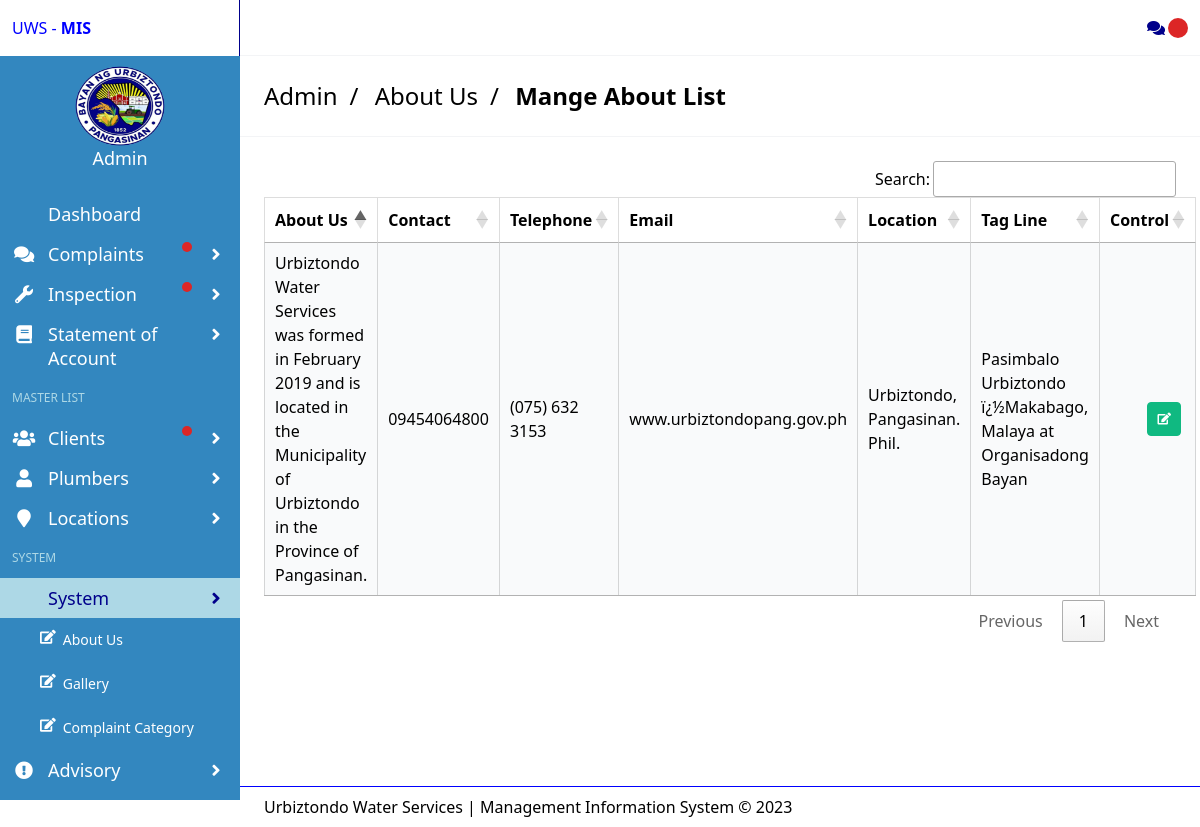
Page /admin/system.php (signed in) on the committed database.
### tables this page shows
CREATE TABLE `system` (
  `system_ID` int(11) NOT NULL,
  `about` longtext NOT NULL,
  `contact` varchar(50) NOT NULL,
  `telophone` varchar(50) NOT NULL,
  `email` varchar(50) NOT NULL,
  `location` varchar(50) NOT NULL,
  `line` varchar(100) NOT NULL,
  `picture1` varchar(100) NOT NULL,
  `picture2` varchar(100) NOT NULL,
  `picture3` varchar(100) NOT NULL
);

### admin/system.php (the view, shortened to what this page needs)
<?php include 'includes/session.php';?>
<?php include 'includes/header.php' ?>
<?php include 'includes/topbar.php' ?>
<?php $page = "system"; include 'includes/leftbar.php' ?>
<section class="is-title-bar">
  <div class="flex flex-col md:flex-row items-center justify-between space-y-6 md:space-y-0">
    <ul>
    <li style='color:black'>Admin</li>
        <li style='color:black'>About Us</li>
        <li style='color:black'> Mange About List</li>
    </ul>
  </div>
  </section>
  <section class="section main-section">
    <form method="POST">
     <div class="  bg-gray-50" >
	<table id="dataTable"  class="cell-border" >
			<thead>
			  <tr>
                <th>About Us</th>
                <th>Contact</th>
                <th>Telephone</th>
                <th>Email</th>
                <th>Location</th>
                <th>Tag Line</th>
                <th>Control</th>
			  </tr>
			  </thead>
			  <tbody>
			  <?php
				$qry="SELECT * FROM system";
				$query = $connect->query($qry);
				while($row = $query->fetch_assoc()){
					?>
						<tr>
						<td data-label="About Us"><?php echo $row['about']; ?></td>
						<td data-label="House_No"><?php echo $row['contact']?></td>
						<td data-label="Location"><?php echo $row['telophone']?></td>
						<td data-label="Email"><?php echo $row['email']?></td>
						<td data-label="Contact No."><?php echo $row['location']?></td>
						<td data-label="Contact No."><?php echo $row['line']?></td>
						<td class="actions-cell">
						<div class='buttons right nowrap'>
							<a type='button' href="edit-system.php?id=<?php echo $row['system_ID'];?>"  class='button small green --jb-modal'  data-target='sample-modal-3' type='button'>
							  <span class='icon'><i class='fa fa-edit'></i></span>
							</a>
						  </div>
						</td>
						</tr>
						<?php }?>
			  </tbody>
		</table>
            </form>
  </section>
  <br>
<br>
<br>
<br>
<br>
<?php include 'includes/footer.php' ?>

### css1/main.css (style rules this page uses)
html { -moz-tab-size: 4; -o-tab-size: 4; tab-size: 4; }
html { line-height: 1.15; -webkit-text-size-adjust: 100%; }
table { text-indent: 0; border-color: inherit; }
[type="button"], [type="reset"], [type="submit"], button { -webkit-appearance: button; }
blockquote, dd, dl, figure, h1, h2, h3, h4, h5, h6, hr, p, pre { margin: 0; }
ol, ul { list-style: none; margin: 0; padding: 0; }
html { font-family: ui-sans-serif, system-ui, -apple-system, BlinkMacSystemFont, "Segoe UI", Roboto, "Helvetica Neue", Arial, "Noto Sans", sans-serif, "Apple Color Emoji", "Segoe UI Emoji", "Segoe UI Symbol", "Noto Color Emoji"; line-height: 1.5; }
table { border-collapse: collapse; }
a { color: inherit; text-decoration: inherit; }
.flex { display: flex; }
.flex-col { flex-direction: column; }
.items-center { align-items: center; }
.justify-between { justify-content: space-between; }
* { --tw-shadow: 0 0 #0000; }
* { --tw-ring-inset: var(--tw-empty); --tw-ring-offset-width: 0px; --tw-ring-offset-color: #fff; --tw-ring-color: rgba(59, 130, 246, 0.5); --tw-ring-offset-shadow: 0 0 #0000; --tw-ring-shadow: 0 0 #0000; }
.main-section { padding: 1.5rem; }
.is-title-bar { --tw-border-opacity: 1; border-color: rgba(243, 244, 246, var(--tw-border-opacity)); border-bottom-width: 1px; padding: 1.5rem; }
.is-title-bar li { display: inline-block; font-size: 1.5rem; line-height: 2rem; padding-right: 0.75rem; --tw-text-opacity: 1; color: rgba(107, 114, 128, var(--tw-text-opacity)); }
.is-title-bar li:not(:last-child):after { content: "/"; display: inline-block; padding-left: 0.75rem; }
.is-title-bar li:last-child { font-weight: 900; padding-right: 0; --tw-text-opacity: 1; color: rgba(0, 0, 0, var(--tw-text-opacity)); }
.button { --tw-bg-opacity: 1; background-color: rgba(255, 255, 255, var(--tw-bg-opacity)); --tw-border-opacity: 1; border-color: rgba(249, 250, 251, var(--tw-border-opacity)); }
.button { border-radius: 0.25rem; border-width: 1px; cursor: pointer; display: inline-flex; justify-content: center; }
.button { padding-top: 0.5rem; padding-bottom: 0.5rem; padding-left: 1rem; padding-right: 1rem; text-align: center; --tw-text-opacity: 1; color: rgba(0, 0, 0, var(--tw-text-opacity)); white-space: nowrap; }
.button.small { font-size: 0.75rem; line-height: 1rem; padding: 0.25rem; }
.button.green { --tw-bg-opacity: 1; background-color: rgba(16, 185, 129, var(--tw-bg-opacity)); }
.button.green { --tw-border-opacity: 1; border-color: rgba(16, 185, 129, var(--tw-border-opacity)); --tw-text-opacity: 1; color: rgba(255, 255, 255, var(--tw-text-opacity)); }
.buttons { display: flex; flex-wrap: wrap; align-items: center; justify-content: flex-start; }
.buttons.nowrap { flex-wrap: nowrap; }
.buttons.right { justify-content: flex-end; }
.buttons .button { margin-left: 0.25rem; margin-right: 0.25rem; }
.icon { display: inline-flex; align-items: center; justify-content: center; height: 1.5rem; width: 1.5rem; }
.icon i { display: inline-flex; }
table { width: 100%; }
thead { display: none; }
@media (min-width: 1024px) { thead { display: table-header-group; } }
tr { --tw-border-opacity: 1; border-color: rgba(243, 244, 246, var(--tw-border-opacity)); border-bottom-width: 4px; display: block; max-width: 100%; position: relative; }
@media (min-width: 1024px) { tr { border-bottom-width: 0; display: table-row; } }
tr:last-child { border-bottom-width: 0; }
@media (min-width: 1024px) { th { padding-top: 0.5rem; padding-bottom: 0.5rem; padding-left: 0.75rem; padding-right: 0.75rem; text-align: left; } }
td { --tw-border-opacity: 1; border-color: rgba(243, 244, 246, var(--tw-border-opacity)); border-bottom-width: 1px; display: flex; justify-content: space-between; padding-top: 0.75rem; padding-bottom: 0.75rem; padding-left: 1rem; padding-right: 1rem; text-align: right; vertical-align: top; }
@media (min-width: 1024px) { td { border-bottom-width: 0; display: table-cell; padding-top: 0.5rem; padding-bottom: 0.5rem; padding-left: 0.75rem; padding-right: 0.75rem; text-align: left; vertical-align: middle; } }
@media (min-width: 1024px) { tr:nth-child(odd) td { --tw-bg-opacity: 1; background-color: rgba(249, 250, 251, var(--tw-bg-opacity)); } }
td:last-child { border-bottom-width: 0; }
td:before { content: attr(data-label); font-weight: 600; padding-right: 0.75rem; text-align: left; }
@media (min-width: 1024px) { td:before { display: none; } }
td.actions-cell:before, td.image-cell:before { display: none; }
@media (min-width: 768px) { .md\:flex-row { flex-direction: row; } }

### rows in the picture
system: about "Urbiztondo Water Services was formed in February 2019 and is located in the Municipality of Urbiztondo in the Province of Pangasinan.", contact "09454064800", telophone "(075) 632 3153", email "www.urbiztondopang.gov.ph", location "Urbiztondo, Pangasinan. Phil.", line "Pasimbalo Urbiztondo ï¿½Makabago, Malaya at Organisadong Bayan"
